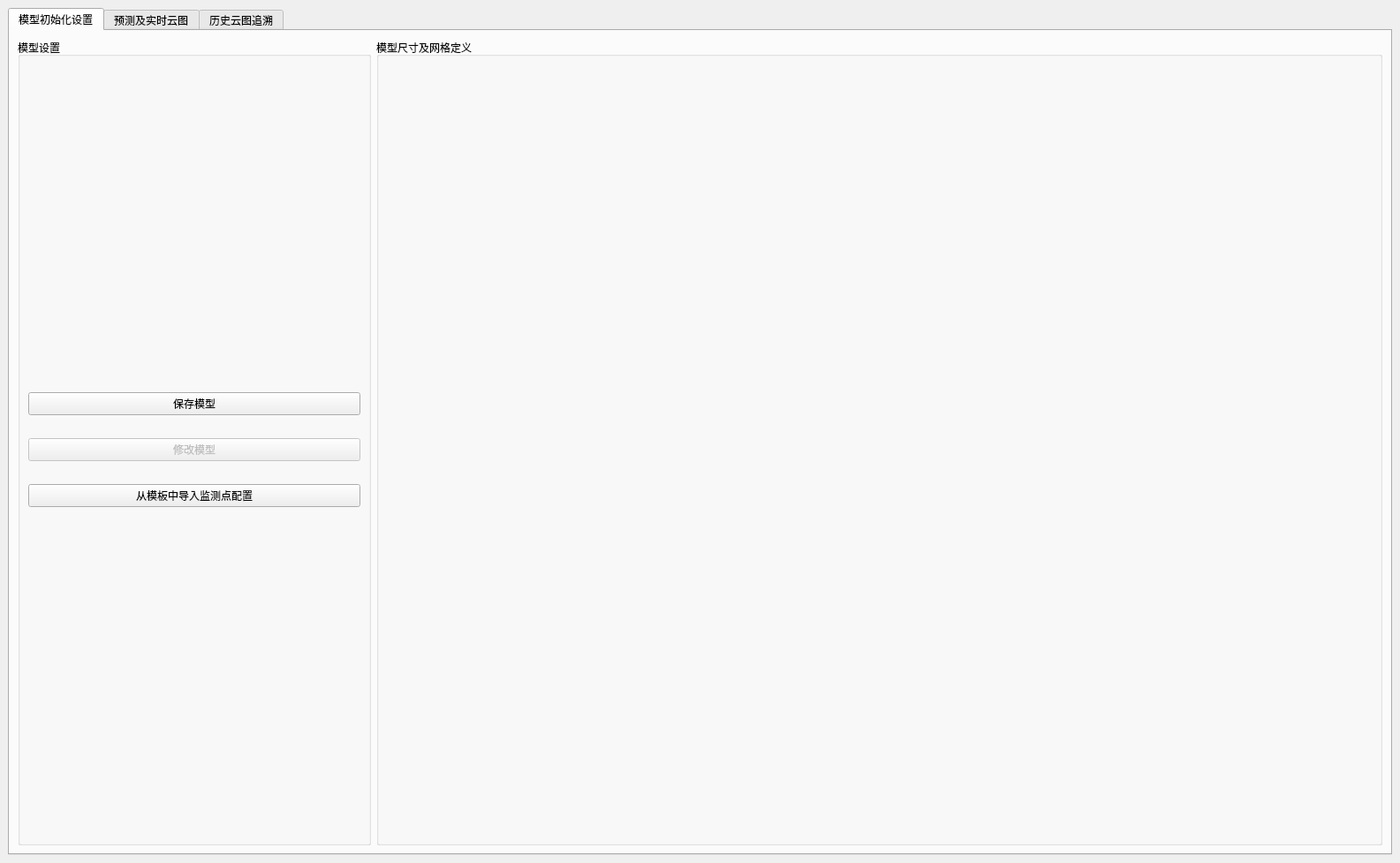
<?xml version="1.0" encoding="UTF-8"?>
<ui version="4.0">
 <class>MainWindow</class>
 <widget class="QMainWindow" name="MainWindow">
  <property name="geometry">
   <rect>
    <x>0</x>
    <y>0</y>
    <width>1585</width>
    <height>977</height>
   </rect>
  </property>
  <property name="windowTitle">
   <string>ANWISE-环境温变过程圆柱试样力热响应虚拟样机Demo</string>
  </property>
  <widget class="QWidget" name="centralwidget">
   <layout class="QVBoxLayout" name="verticalLayout_7">
    <item>
     <layout class="QVBoxLayout" name="verticalLayout_4">
      <item>
       <widget class="QTabWidget" name="tabWidget">
        <property name="minimumSize">
         <size>
          <width>0</width>
          <height>770</height>
         </size>
        </property>
        <property name="styleSheet">
         <string notr="true"/>
        </property>
        <property name="currentIndex">
         <number>0</number>
        </property>
        <widget class="QWidget" name="tab_1">
         <attribute name="title">
          <string>模型初始化设置</string>
         </attribute>
         <layout class="QHBoxLayout" name="horizontalLayout_8">
          <item>
           <widget class="QGroupBox" name="groupBox_5">
            <property name="maximumSize">
             <size>
              <width>400</width>
              <height>16777215</height>
             </size>
            </property>
            <property name="title">
             <string>模型设置</string>
            </property>
            <layout class="QVBoxLayout" name="verticalLayout_11">
             <item>
              <spacer name="verticalSpacer_2">
               <property name="orientation">
                <enum>Qt::Vertical</enum>
               </property>
               <property name="sizeHint" stdset="0">
                <size>
                 <width>20</width>
                 <height>40</height>
                </size>
               </property>
              </spacer>
             </item>
             <item>
              <widget class="QPushButton" name="btn_saveModel">
               <property name="text">
                <string>保存模型</string>
               </property>
              </widget>
             </item>
             <item>
              <spacer name="horizontalSpacer">
               <property name="orientation">
                <enum>Qt::Horizontal</enum>
               </property>
               <property name="sizeHint" stdset="0">
                <size>
                 <width>40</width>
                 <height>20</height>
                </size>
               </property>
              </spacer>
             </item>
             <item>
              <widget class="QPushButton" name="btn_resetModel">
               <property name="enabled">
                <bool>false</bool>
               </property>
               <property name="text">
                <string>修改模型</string>
               </property>
              </widget>
             </item>
             <item>
              <spacer name="horizontalSpacer_2">
               <property name="orientation">
                <enum>Qt::Horizontal</enum>
               </property>
               <property name="sizeHint" stdset="0">
                <size>
                 <width>40</width>
                 <height>20</height>
                </size>
               </property>
              </spacer>
             </item>
             <item>
              <widget class="QPushButton" name="viewPointButton">
               <property name="text">
                <string>从模板中导入监测点配置</string>
               </property>
              </widget>
             </item>
             <item>
              <spacer name="verticalSpacer">
               <property name="orientation">
                <enum>Qt::Vertical</enum>
               </property>
               <property name="sizeHint" stdset="0">
                <size>
                 <width>20</width>
                 <height>40</height>
                </size>
               </property>
              </spacer>
             </item>
            </layout>
           </widget>
          </item>
          <item>
           <widget class="QGroupBox" name="groupBox_6">
            <property name="title">
             <string>模型尺寸及网格定义</string>
            </property>
            <layout class="QVBoxLayout" name="verticalLayout_12">
             <item>
              <layout class="QVBoxLayout" name="vLayout_modelmodify"/>
             </item>
            </layout>
           </widget>
          </item>
         </layout>
        </widget>
        <widget class="QWidget" name="tab_2">
         <attribute name="title">
          <string>预测及实时云图</string>
         </attribute>
         <layout class="QHBoxLayout" name="horizontalLayout_4">
          <item>
           <layout class="QVBoxLayout" name="verticalLayout">
            <item>
             <widget class="QWidget" name="widget1" native="true">
              <property name="maximumSize">
               <size>
                <width>1677215</width>
                <height>220</height>
               </size>
              </property>
              <layout class="QHBoxLayout" name="horizontalLayout_2">
               <item>
                <widget class="QGroupBox" name="groupBox">
                 <property name="maximumSize">
                  <size>
                   <width>16777215</width>
                   <height>200</height>
                  </size>
                 </property>
                 <property name="title">
                  <string>数据操作</string>
                 </property>
                 <layout class="QVBoxLayout" name="verticalLayout_2">
                  <property name="leftMargin">
                   <number>0</number>
                  </property>
                  <property name="topMargin">
                   <number>0</number>
                  </property>
                  <property name="rightMargin">
                   <number>0</number>
                  </property>
                  <property name="bottomMargin">
                   <number>0</number>
                  </property>
                  <item>
                   <widget class="QPushButton" name="selectFDirectoryButton">
                    <property name="text">
                     <string>选择拟合模型存放文件夹</string>
                    </property>
                   </widget>
                  </item>
                  <item>
                   <widget class="QPushButton" name="selectFileButton">
                    <property name="text">
                     <string>选择实验数据文件</string>
                    </property>
                   </widget>
                  </item>
                  <item>
                   <widget class="QWidget" name="widget_2" native="true">
                    <layout class="QVBoxLayout" name="verticalLayout_3">
                     <property name="leftMargin">
                      <number>30</number>
                     </property>
                     <property name="topMargin">
                      <number>0</number>
                     </property>
                     <property name="rightMargin">
                      <number>0</number>
                     </property>
                     <property name="bottomMargin">
                      <number>0</number>
                     </property>
                     <item>
                      <widget class="QCheckBox" name="checkBox_tableAutoScroll">
                       <property name="layoutDirection">
                        <enum>Qt::LeftToRight</enum>
                       </property>
                       <property name="autoFillBackground">
                        <bool>false</bool>
                       </property>
                       <property name="styleSheet">
                        <string notr="true"/>
                       </property>
                       <property name="text">
                        <string>表格自动滚动</string>
                       </property>
                       <property name="checked">
                        <bool>true</bool>
                       </property>
                      </widget>
                     </item>
                    </layout>
                   </widget>
                  </item>
                 </layout>
                </widget>
               </item>
               <item>
                <widget class="QGroupBox" name="groupBox_2">
                 <property name="maximumSize">
                  <size>
                   <width>16777215</width>
                   <height>200</height>
                  </size>
                 </property>
                 <property name="title">
                  <string>数据表格</string>
                 </property>
                 <layout class="QHBoxLayout" name="horizontalLayout_7">
                  <property name="leftMargin">
                   <number>0</number>
                  </property>
                  <property name="topMargin">
                   <number>0</number>
                  </property>
                  <property name="rightMargin">
                   <number>0</number>
                  </property>
                  <property name="bottomMargin">
                   <number>0</number>
                  </property>
                  <item>
                   <widget class="QTableWidget" name="tableWidget">
                    <property name="maximumSize">
                     <size>
                      <width>16777215</width>
                      <height>360</height>
                     </size>
                    </property>
                   </widget>
                  </item>
                 </layout>
                </widget>
               </item>
              </layout>
             </widget>
            </item>
            <item>
             <layout class="QHBoxLayout" name="horizontalLayout">
              <item>
               <layout class="QHBoxLayout" name="horizontalLayout_6">
                <item>
                 <layout class="QVBoxLayout" name="verticalLayout_6">
                  <item>
                   <layout class="QGridLayout" name="gridLayout">
                    <item row="0" column="2">
                     <widget class="QComboBox" name="cbox_predict_dataType">
                      <item>
                       <property name="text">
                        <string>Temperature</string>
                       </property>
                      </item>
                      <item>
                       <property name="text">
                        <string>r_strain</string>
                       </property>
                      </item>
                      <item>
                       <property name="text">
                        <string>θ_strain</string>
                       </property>
                      </item>
                      <item>
                       <property name="text">
                        <string>z_strain</string>
                       </property>
                      </item>
                      <item>
                       <property name="text">
                        <string>r_θ_z_strain</string>
                       </property>
                      </item>
                      <item>
                       <property name="text">
                        <string>r_stress</string>
                       </property>
                      </item>
                      <item>
                       <property name="text">
                        <string>θ_stress</string>
                       </property>
                      </item>
                      <item>
                       <property name="text">
                        <string>z_stress</string>
                       </property>
                      </item>
                      <item>
                       <property name="text">
                        <string>r_θ_z_stress</string>
                       </property>
                      </item>
                     </widget>
                    </item>
                    <item row="0" column="1">
                     <widget class="QLabel" name="label_7">
                      <property name="font">
                       <font>
                        <family>宋体</family>
                        <pointsize>10</pointsize>
                       </font>
                      </property>
                      <property name="text">
                       <string>数据类型</string>
                      </property>
                     </widget>
                    </item>
                   </layout>
                  </item>
                 </layout>
                </item>
               </layout>
              </item>
              <item>
               <widget class="QGroupBox" name="groupBox_3">
                <property name="minimumSize">
                 <size>
                  <width>700</width>
                  <height>0</height>
                 </size>
                </property>
                <property name="maximumSize">
                 <size>
                  <width>1100</width>
                  <height>750</height>
                 </size>
                </property>
                <property name="title">
                 <string>云图实时显示</string>
                </property>
                <layout class="QVBoxLayout" name="verticalLayout_9">
                 <property name="leftMargin">
                  <number>0</number>
                 </property>
                 <property name="topMargin">
                  <number>0</number>
                 </property>
                 <property name="rightMargin">
                  <number>0</number>
                 </property>
                 <property name="bottomMargin">
                  <number>0</number>
                 </property>
                 <item>
                  <layout class="QHBoxLayout" name="hLayout_preModel"/>
                 </item>
                </layout>
               </widget>
              </item>
              <item>
               <widget class="QGroupBox" name="groupBox_4">
                <property name="minimumSize">
                 <size>
                  <width>600</width>
                  <height>0</height>
                 </size>
                </property>
                <property name="maximumSize">
                 <size>
                  <width>16777215</width>
                  <height>750</height>
                 </size>
                </property>
                <property name="font">
                 <font>
                  <pointsize>11</pointsize>
                 </font>
                </property>
                <property name="title">
                 <string>测点温度应变历史变化及未来预测</string>
                </property>
                <layout class="QVBoxLayout" name="verticalLayout_8">
                 <property name="spacing">
                  <number>7</number>
                 </property>
                 <property name="leftMargin">
                  <number>0</number>
                 </property>
                 <property name="topMargin">
                  <number>10</number>
                 </property>
                 <property name="rightMargin">
                  <number>0</number>
                 </property>
                 <property name="bottomMargin">
                  <number>10</number>
                 </property>
                 <item>
                  <layout class="QHBoxLayout" name="hLayout_prePlot"/>
                 </item>
                </layout>
               </widget>
              </item>
             </layout>
            </item>
           </layout>
          </item>
         </layout>
        </widget>
        <widget class="QWidget" name="tab_3">
         <attribute name="title">
          <string>历史云图追溯</string>
         </attribute>
         <layout class="QVBoxLayout" name="verticalLayout_20">
          <item>
           <widget class="QWidget" name="widget1_2" native="true">
            <property name="maximumSize">
             <size>
              <width>1677215</width>
              <height>220</height>
             </size>
            </property>
            <layout class="QHBoxLayout" name="horizontalLayout_13">
             <item>
              <widget class="QGroupBox" name="groupBox_11">
               <property name="maximumSize">
                <size>
                 <width>16777215</width>
                 <height>200</height>
                </size>
               </property>
               <property name="title">
                <string>数据操作</string>
               </property>
               <layout class="QVBoxLayout" name="verticalLayout_13">
                <property name="leftMargin">
                 <number>0</number>
                </property>
                <property name="topMargin">
                 <number>0</number>
                </property>
                <property name="rightMargin">
                 <number>0</number>
                </property>
                <property name="bottomMargin">
                 <number>0</number>
                </property>
                <item>
                 <widget class="QPushButton" name="btn_selectCloudDirectory">
                  <property name="text">
                   <string>选择历史云图文件夹</string>
                  </property>
                 </widget>
                </item>
                <item>
                 <widget class="QPushButton" name="btn_selectHistoryData">
                  <property name="text">
                   <string>选择历史实验数据</string>
                  </property>
                 </widget>
                </item>
               </layout>
              </widget>
             </item>
             <item>
              <widget class="QGroupBox" name="groupBox_12">
               <property name="maximumSize">
                <size>
                 <width>16777215</width>
                 <height>200</height>
                </size>
               </property>
               <property name="title">
                <string>数据表格</string>
               </property>
               <layout class="QHBoxLayout" name="horizontalLayout_14">
                <property name="leftMargin">
                 <number>0</number>
                </property>
                <property name="topMargin">
                 <number>0</number>
                </property>
                <property name="rightMargin">
                 <number>0</number>
                </property>
                <property name="bottomMargin">
                 <number>0</number>
                </property>
                <item>
                 <widget class="QTableWidget" name="tableWidget_History">
                  <property name="maximumSize">
                   <size>
                    <width>16777215</width>
                    <height>360</height>
                   </size>
                  </property>
                 </widget>
                </item>
               </layout>
              </widget>
             </item>
            </layout>
           </widget>
          </item>
          <item>
           <layout class="QHBoxLayout" name="horizontalLayout_15">
            <item>
             <layout class="QVBoxLayout" name="verticalLayout_19">
              <item>
               <layout class="QGridLayout" name="gridLayout_3">
                <item row="1" column="0">
                 <widget class="QLabel" name="label_3">
                  <property name="text">
                   <string>显示类型：</string>
                  </property>
                  <property name="alignment">
                   <set>Qt::AlignCenter</set>
                  </property>
                 </widget>
                </item>
                <item row="0" column="0">
                 <widget class="QLabel" name="label_5">
                  <property name="styleSheet">
                   <string notr="true"/>
                  </property>
                  <property name="text">
                   <string>数据类型：</string>
                  </property>
                  <property name="alignment">
                   <set>Qt::AlignCenter</set>
                  </property>
                 </widget>
                </item>
                <item row="0" column="1">
                 <widget class="QComboBox" name="cbox_dataType">
                  <item>
                   <property name="text">
                    <string>Temperature</string>
                   </property>
                  </item>
                  <item>
                   <property name="text">
                    <string>r_strain</string>
                   </property>
                  </item>
                  <item>
                   <property name="text">
                    <string>θ_strain</string>
                   </property>
                  </item>
                  <item>
                   <property name="text">
                    <string>z_strain</string>
                   </property>
                  </item>
                  <item>
                   <property name="text">
                    <string>r-θ-z_strain</string>
                   </property>
                  </item>
                  <item>
                   <property name="text">
                    <string>r_stress</string>
                   </property>
                  </item>
                  <item>
                   <property name="text">
                    <string>θ_stress</string>
                   </property>
                  </item>
                  <item>
                   <property name="text">
                    <string>z_stress</string>
                   </property>
                  </item>
                  <item>
                   <property name="text">
                    <string>r-θ-z_stress</string>
                   </property>
                  </item>
                 </widget>
                </item>
                <item row="1" column="1">
                 <widget class="QComboBox" name="cbox_styleType">
                  <item>
                   <property name="text">
                    <string>surface</string>
                   </property>
                  </item>
                  <item>
                   <property name="text">
                    <string>surface with edges</string>
                   </property>
                  </item>
                  <item>
                   <property name="text">
                    <string>wireframe</string>
                   </property>
                  </item>
                  <item>
                   <property name="text">
                    <string>points</string>
                   </property>
                  </item>
                  <item>
                   <property name="text">
                    <string>gauss point</string>
                   </property>
                  </item>
                 </widget>
                </item>
               </layout>
              </item>
              <item>
               <widget class="QPushButton" name="btn_showModel">
                <property name="text">
                 <string>显示云图</string>
                </property>
               </widget>
              </item>
              <item>
               <layout class="QGridLayout" name="gridLayout_5">
                <item row="0" column="0">
                 <widget class="QLabel" name="label_6">
                  <property name="text">
                   <string>切片类型：</string>
                  </property>
                  <property name="alignment">
                   <set>Qt::AlignCenter</set>
                  </property>
                 </widget>
                </item>
                <item row="0" column="1">
                 <widget class="QComboBox" name="cbox_sliceType">
                  <item>
                   <property name="text">
                    <string>盒子裁剪</string>
                   </property>
                  </item>
                  <item>
                   <property name="text">
                    <string>数据阈值裁剪</string>
                   </property>
                  </item>
                 </widget>
                </item>
               </layout>
              </item>
              <item>
               <widget class="QPushButton" name="btn_showSliceModel">
                <property name="text">
                 <string>显示切片</string>
                </property>
               </widget>
              </item>
             </layout>
            </item>
            <item>
             <layout class="QVBoxLayout" name="vLayout_model"/>
            </item>
           </layout>
          </item>
         </layout>
        </widget>
       </widget>
      </item>
     </layout>
    </item>
   </layout>
  </widget>
 </widget>
 <resources/>
 <connections/>
</ui>
